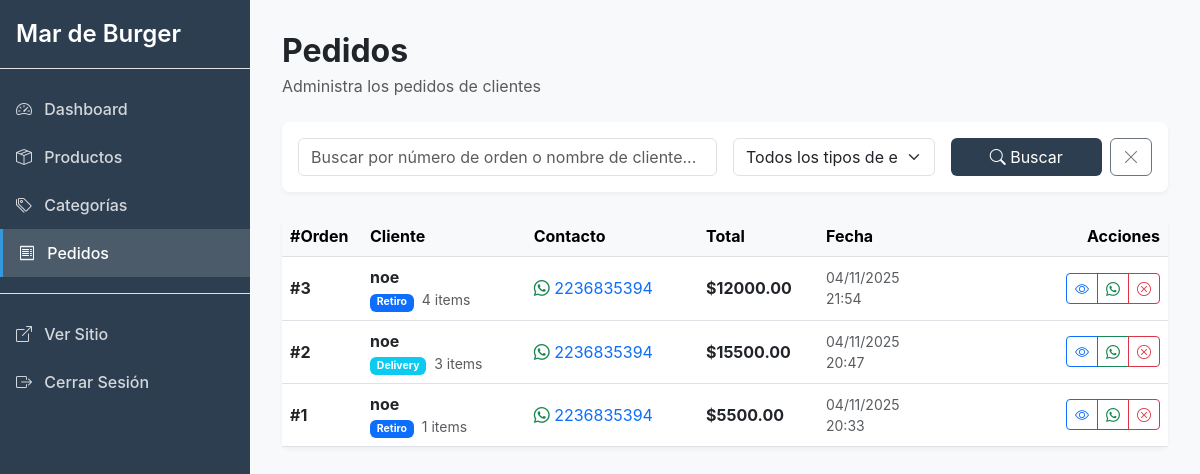
The page /panel/pedidos/ (signed in) on the database as committed earlier.
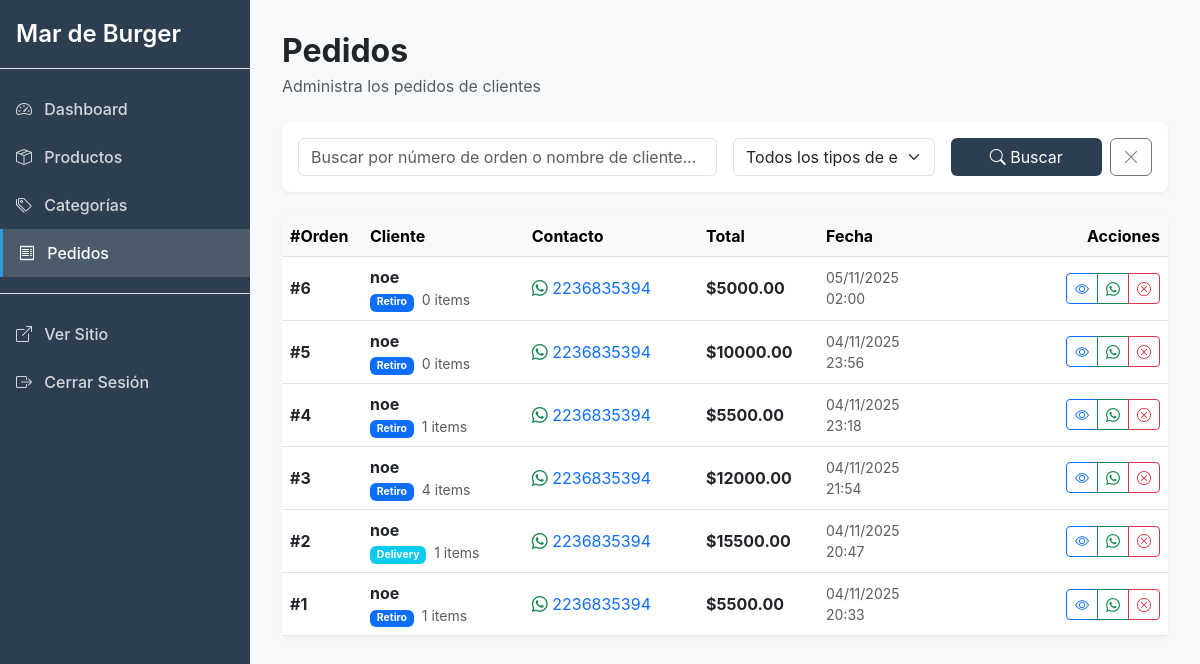
The same page on the database as committed later.
### menu/models.py (models this page shows, shortened)
class Pedido(models.Model):
    METODO_PAGO = [
        ('efectivo', 'Efectivo'),
        ('transferencia', 'Transferencia Bancaria'),
        ('mercadopago', 'Mercado Pago'),
    ]
    TIPO_ENTREGA = [
        ('retiro', 'Retiro en local'),
        ('delivery', 'Delivery'),
    ]
    nombre_cliente = models.CharField(max_length=200)
    telefono = models.CharField(max_length=20)
    direccion = models.TextField(
        blank=True,
        help_text="Solo necesario para delivery"
    )
    tipo_entrega = models.CharField(
        max_length=20,
        choices=TIPO_ENTREGA,
        default='retiro'
    )
    metodo_pago = models.CharField(
        max_length=20,
        choices=METODO_PAGO,
        default='efectivo'
    )
    total = models.DecimalField(
        max_digits=10,
        decimal_places=2,
        help_text="Total del pedido"
    )
    notas = models.TextField(
        blank=True,
        help_text="Aclaraciones o instrucciones especiales"
    )
    fecha = models.DateTimeField(auto_now_add=True)
    class Meta:
        ordering = ['-fecha']
        verbose_name_plural = "Pedidos"
    def cantidad_items(self):
        return sum(item.cantidad for item in self.items.all())

class ItemPedido(models.Model):
    pedido = models.ForeignKey(
        Pedido,
        on_delete=models.CASCADE,
        related_name='items'
    )
    producto = models.ForeignKey(
        Producto,
        on_delete=models.CASCADE
    )
    cantidad = models.IntegerField(default=1)
    precio_unitario = models.DecimalField(
        max_digits=10,
        decimal_places=2,
        help_text="Precio al momento de la compra"
    )
    class Meta:
        verbose_name_plural = "Items de Pedido"
    def subtotal(self):
        return self.cantidad * self.precio_unitario

### panel/views.py (the view)
# urls.py: path('pedidos/', views.PedidoListView.as_view(), name='panel_pedido_list'),
class PedidoListView(LoginRequiredMixin, ListView):
    model = Pedido
    template_name = 'panel/pedido_list.html'
    context_object_name = 'pedidos'
    login_url = reverse_lazy('panel_login')
    ordering = ['-fecha']
    paginate_by = 20
    def get_queryset(self):
        queryset = super().get_queryset()
        search = self.request.GET.get('search')
        if search:
            queryset = queryset.filter(
                Q(id__icontains=search) |
                Q(nombre_cliente__icontains=search)
            )
        tipo_entrega = self.request.GET.get('tipo_entrega')
        if tipo_entrega:
            queryset = queryset.filter(tipo_entrega=tipo_entrega)
        return queryset

### panel/templates/panel/pedido_list.html (shortened to what the changed rows need)
{% extends 'panel/base_panel.html' %}
{% block content %}
<div class="d-flex justify-content-between align-items-center mb-4">
    <div>
        <h1 class="h2 fw-bold mb-1">Pedidos</h1>
    </div>
</div>
{% if pedidos %}
<div class="card">
    <div class="card-body p-0">
        <div class="table-responsive">
            <table class="table table-hover mb-0 align-middle">
                <thead class="table-light">
                    <tr>
                        <th style="width: 80px;">#Orden</th>
                        <th>Cliente</th>
                        <th>Contacto</th>
                        <th style="width: 120px;">Total</th>
                        <th style="width: 150px;">Fecha</th>
                        <th class="text-end" style="width: 200px;">Acciones</th>
                    </tr>
                </thead>
                <tbody>
                    {% for pedido in pedidos %}
                    <tr>
                        <td class="fw-bold">#{{ pedido.id }}</td>
                        <td>
                            <div class="d-flex align-items-center">
                                <div>
                                    <div class="fw-bold">{{ pedido.nombre_cliente }}</div>
                                    <div class="small">
                                        {% if pedido.tipo_entrega == 'retiro' %}
                                            <span class="badge bg-primary badge-sm">Retiro</span>
                                        {% else %}
                                            <span class="badge bg-info badge-sm">Delivery</span>
                                        {% endif %}
                                        <span class="text-muted ms-1">{{ pedido.cantidad_items }} items</span>
                                    </div>
                                </div>
                            </div>
                        </td>
                        <td>
                            <a href="https://wa.me/{{ pedido.telefono }}"
                               class="text-decoration-none"
                               target="_blank"
                               title="Contactar por WhatsApp">
                                <i class="bi bi-whatsapp text-success"></i>
                                {{ pedido.telefono }}
                            </a>
                        </td>
                        <td class="fw-bold">${{ pedido.total }}</td>
                        <td class="text-muted small">
                            {{ pedido.fecha|date:"d/m/Y" }}<br>
                            {{ pedido.fecha|date:"H:i" }}
                        </td>
                        <td class="text-end">
                            <div class="btn-group btn-group-sm" role="group">
                                <button type="button"
                                        class="btn btn-outline-primary"
                                        data-bs-toggle="modal"
                                        data-bs-target="#pedidoModal{{ pedido.id }}"
                                        title="Ver detalles">
                                    <i class="bi bi-eye"></i>
                                </button>
                                <a href="https://wa.me/{{ pedido.telefono }}"
                                   class="btn btn-outline-success"
                                   target="_blank"
                                   title="Contactar">
                                    <i class="bi bi-whatsapp"></i>
                                </a>
                                <button type="button"
                                        class="btn btn-outline-danger"
                                        data-bs-toggle="modal"
                                        data-bs-target="#cancelModal{{ pedido.id }}"
                                        title="Cancelar pedido">
                                    <i class="bi bi-x-circle"></i>
                                </button>
                            </div>
                        </td>
                    </tr>
                    {% endfor %}
                </tbody>
            </table>
        </div>
    </div>
</div>
{% endif %}
{% endblock %}

Rows that differ between the two databases and show on the page:
added Pedido: id "6", nombre_cliente "noe", tipo_entrega "Retiro", cantidad_items "0", telefono "2236835394", total "5000.00", fecha "05/11/2025", fecha "02:00"
added Pedido: id "5", nombre_cliente "noe", tipo_entrega "Retiro", cantidad_items "0", telefono "2236835394", total "10000.00", fecha "04/11/2025", fecha "23:56"
added Pedido: id "4", nombre_cliente "noe", tipo_entrega "Retiro", cantidad_items "1", telefono "2236835394", total "5500.00", fecha "04/11/2025", fecha "23:18"
computed for Pedido id 2: cantidad_items "3" → "1"
